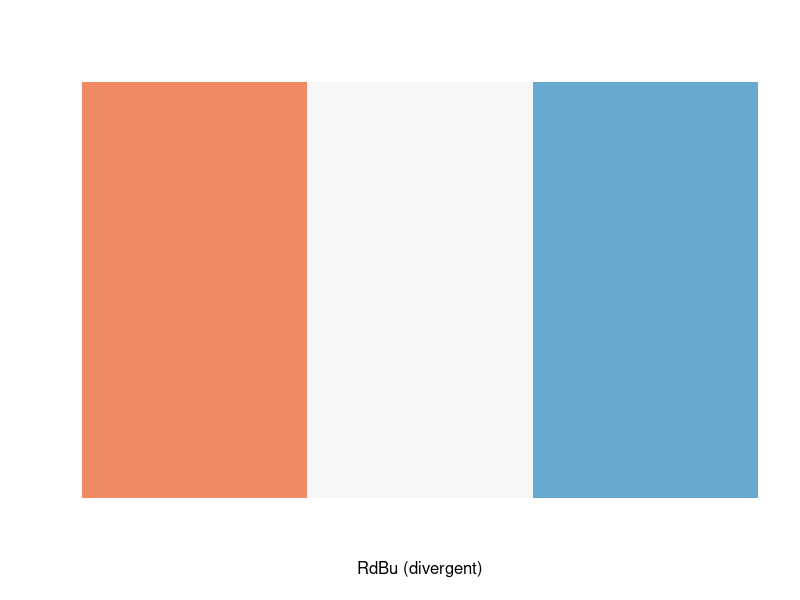
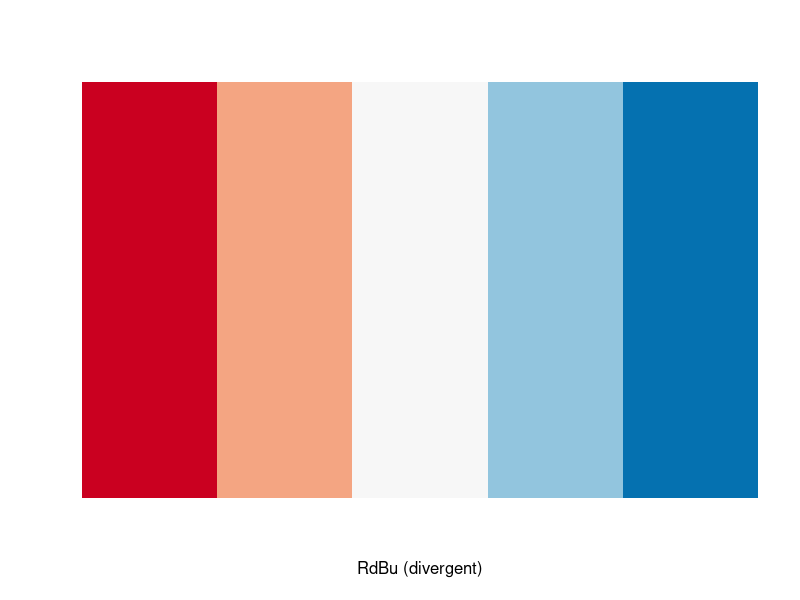

Recreate these plots in R, in order. (Note: this script raises an error after producing the figures.)
# Descriptive analysis
require(RColorBrewer)
#require(corrplot)
require(ggplot2)

# prepare color pallettes
display.brewer.pal(n = 3, name = 'RdBu')
display.brewer.pal(n = 5, name = 'RdBu')
pal3 <- brewer.pal(n = 3, name = "RdBu")
pal4 <- brewer.pal(n = 4, name = "RdBu")
pal5 <- brewer.pal(n = 5, name = "RdBu")
pal6 <- brewer.pal(n = 6, name = "RdBu")

# +++++++ A| descriptive statitics (for table 1) ++++++
# UNIVARIATE 
# sex
table(hcw.data$sex) # 195F, 110M
# age
table(hcw.data$age_gp) # 15<25, 109 25-34, 102 35-44, 54 45-54, 24 55+
# district
table(hcw.data$district) # 183 FT, 122 Kambia
# ethnic group
table(hcw.data$ethnic_gp) # 89 Temne, 87 Mende, 46 Limba, 12 Fula, 20 Mandingo...
# religion
table(hcw.data$rel) # 167 Christian, 138 Muslim
# health centre type
table(hcw.data$health_ctr_type) # 130 Gov hosp (42,6%), 4 private hosp (1,3%), 11 NGO clinic (3,6%), 119 CHC (39,0%), 24 CHP (7,9%), 17 MCHP (5,6%)

# profession
table(hcw.data$profession)

# Descriptive figures: 
# age distribution
ggplot(hcw.data, aes(x=age_gp)) + geom_histogram()

# BIVARIATE
# radio/tv
counts <- table(hcw.data$hh_radio, hcw.data$hh_tv)
legend1 <- c("No radio", "Radio")
barplot(counts, main="",
        xlab="TV ownership", col=pal2[c(1,3)],
        legend = legend1)

# most people own radio (>80%), most people also have tv (>66%). People with tv more likely to have radio.
inc.edu.table <- table(hcw.data$edu_gp, hcw.data$income_gp)
chisq.test(table(hcw.data$edu_gp, hcw.data$income_gp))
prop.table(inc.edu.table, 1) # better educated earn better on average
prop.table(inc.edu.table, 2) # better educated earn better on average

# proportion of income acc to edu group
inc.edu.table2 <- table(hcw.data$ses_gp, hcw.data$edu_gp)
counts2 <- prop.table(inc.edu.table2, 2)
#counts <- table(hcw.data$income_gp, hcw.data$edu_gp)
legend2 <- c("low income", "medium income", "high income")

pdf("C:/Users/Mario/Sync/Sierra Leone survey/paper/figures/edu_income.pdf")
par(mfrow=c(1, 1), mar=c(5, 5, 4, 8), las=1)
barplot(counts2, main="",
        xlab="Education", ylab="Proportion", col=pal3[c(1,2,3)],
        legend = legend2, args.legend = list(x = "topright", bty = "n", inset=c(-0.35, 0)), names.arg = c("Low (n=34)", "Mid (n=136)", "High (n=135)"))
dev.off()

# profession by sex
table(hcw.data$sex, hcw.data$profession)
prof.sex.table <- table(hcw.data$sex, as.factor(hcw.data$prof_name))
counts3 <- prop.table(prof.sex.table,2)
legend3 <- c("female", "male")
pdf("C:/Users/Mario/Sync/Sierra Leone survey/paper/figures/sex_prof.pdf", height = 7, width = 15)
par(mfrow=c(1, 1), mar=c(5, 5, 4, 6))
barplot(counts3, main="",
        xlab="Profession", ylab="Proportion", col=pal3[c(1,3)],
        legend = legend3, args.legend = list(x = "topright", bty = "n", inset=c(-0.07, 0)),
        names.arg = c("Admin(n=8)", "CHO/A(n=23)", "CHW(n=18)", "Support(n=35)", "Doctor(n=4)", "Lab(n=31)", "MCHA(n=24)", "Midwife(n=18)", "Nurse(n=134)", "Pharma(n=7)"))
dev.off()

# HC by district
dist_ctrtype_tbl <- table(hcw.data$health_ctr_type, hcw.data$district)
counts4 <- prop.table(dist_ctrtype_tbl,2)
legend4 <- c("Govt hospital", "Private clinic", "NGO clinic", "CHC", "CHP", "MCHP")
pdf("C:/Users/Mario/Sync/Sierra Leone survey/paper/figures/hctype_district.pdf", height = 7, width = 9)
par(mfrow=c(1, 1), mar=c(5, 5, 4, 7.2))
barplot(counts4, main="",
        xlab="District", ylab="Proportion", col=pal6[1:6],
        legend = legend4, args.legend = list(x = "topright", bty = "n", inset=c(-0.19, 0)),
        names.arg = c("Freetown (n=183)", "Kambia (n=122)"))
dev.off()

# ++++ check whether population representative (asked Hana for more info) ++++
# sex, age...
# sex 63,8% in HRH strategy 62%

# (0.638-0.62)/(sqrt((0.62*(1-0.62))/305))
prop.test(x=195, n =305, p=0.62)

# professions: oversampled those in hospitals (lab workers), undersampled PHUs
# religion,
# profession (42,5% nurses vs. here 44,4%, 4,7% midwives (5.9%), 5,1% lab (10,2%), 28% MCHA (7,9%), 9,2% CHO(7,5%))
table(hcw.data$profession) # oversampled lab workers undersampled MCHA
# SES?
# volunteer
table(hcw.data$payroll) # 41,0% volunteers (vs. 3600/13500: 26,5%)



# correlations between vars

# calculate correlations between vars
# correlations <- cor(hcw.data[,c(1,3,5,6,7,8,9,10,11,13,14,16,17,18,19,20,21,22,23,24,25,26,27,28,29,30,31,32,33,34)])
# corrplot(correlations, method="circle")